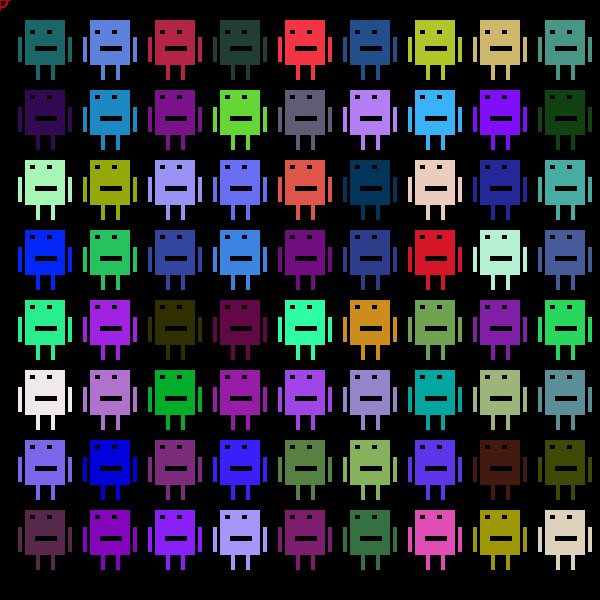
Frame 1 (no input)
Frame 60 (the mouse pressed at the canvas centre just before this capture): identical to frame 1, image omitted
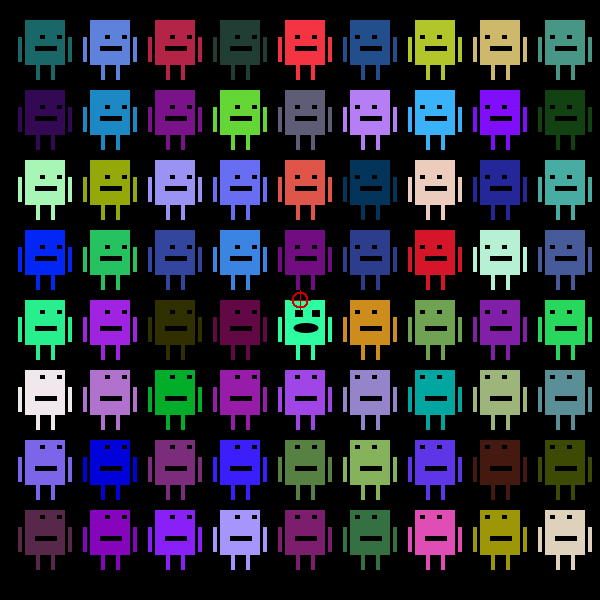
Frame 120 (the mouse held since frame 60 and released just before this capture)

The Processing sketch that drew these frames (run headless with seeded random() and noise(); from frame 60 on, the mouse is pressed at the canvas centre):

// Processing sketch: processing_46818
// ── processing_46818.pde

void setup() {
size(600,600);
smooth();
}

//float randomgod=random(255);
  
void draw () {
background (0);
randomSeed(1);
noCursor();


float randomgod=random(255);
  
int xmaster=65;
int ymaster=70;
 
for(int j=1; (j*xmaster)<height; j++){
for(int i=1; i*ymaster<width; i++){
     
maennlein(xmaster*j,ymaster*i,random(255),random(255),random(255));

stroke(200,0,0);
noFill();
ellipse(mouseX,mouseY,15,15);
line(mouseX+10,mouseY,mouseX-10,mouseY);
line(mouseX,mouseY+10,mouseX,mouseY-10);

}
}
}
//float mausx,float mausy,
//mouseX/( width/15 ),mouseY/( height/15),
  
void maennlein(float x,float y,float aag, float bag, float cag) {
  
  float mausx=0;
  float mausy=0;
  
  float mausfolgerx=x-27.5;
  
  float mausfolgery=y-45;
  
  int maul1=0;
  int maul2=0;
  int augenweiter=0;
  
  if (mausfolgerx<mouseX){mausx=10;}
  if (mausfolgerx>mouseX){mausx=0;}
  if (mausfolgery<mouseY){mausy=10;}
  if (mausfolgery>mouseY){mausy=0;}
  
  if (mausfolgery+30>=mouseY){ if (mausfolgery-30<=mouseY){mausy=5;}}
  if (mausfolgerx+30>=mouseX){ if (mausfolgerx-30<=mouseX){mausx=5;}}
  
  if (mausfolgerx+30>=mouseX){ if (mausfolgery+30>=mouseY){if (mausfolgerx-30<=mouseX){ if (mausfolgery-30<=mouseY) {
  mausx=5;
  mausy=5;
  maul1=25;
  maul2=10;
  augenweiter=3;
   }}}}
  
  
  noStroke();
  fill(aag,bag,cag);
  rect(x-40,y-50,40,45);//koerper
  rect(x-47,y-33,4,25);//arm1
  rect(3+x,y-33,4,25);//arm2
  rect(x-29,y-5,4,15);//bein1
  rect(x-14,y-5,4,15);//bein2
  fill(0);
  rect(x-35+mausx,y-45+mausy,5+augenweiter,4+augenweiter);//auge1
  rect(x-18+mausx,y-45+mausy,5+augenweiter,4+augenweiter);//auge2
  rect(x-30,y-24,22,5);//mund
  ellipse(x-19,y-22,maul1,maul2);//mund2
  

  }
  
 
